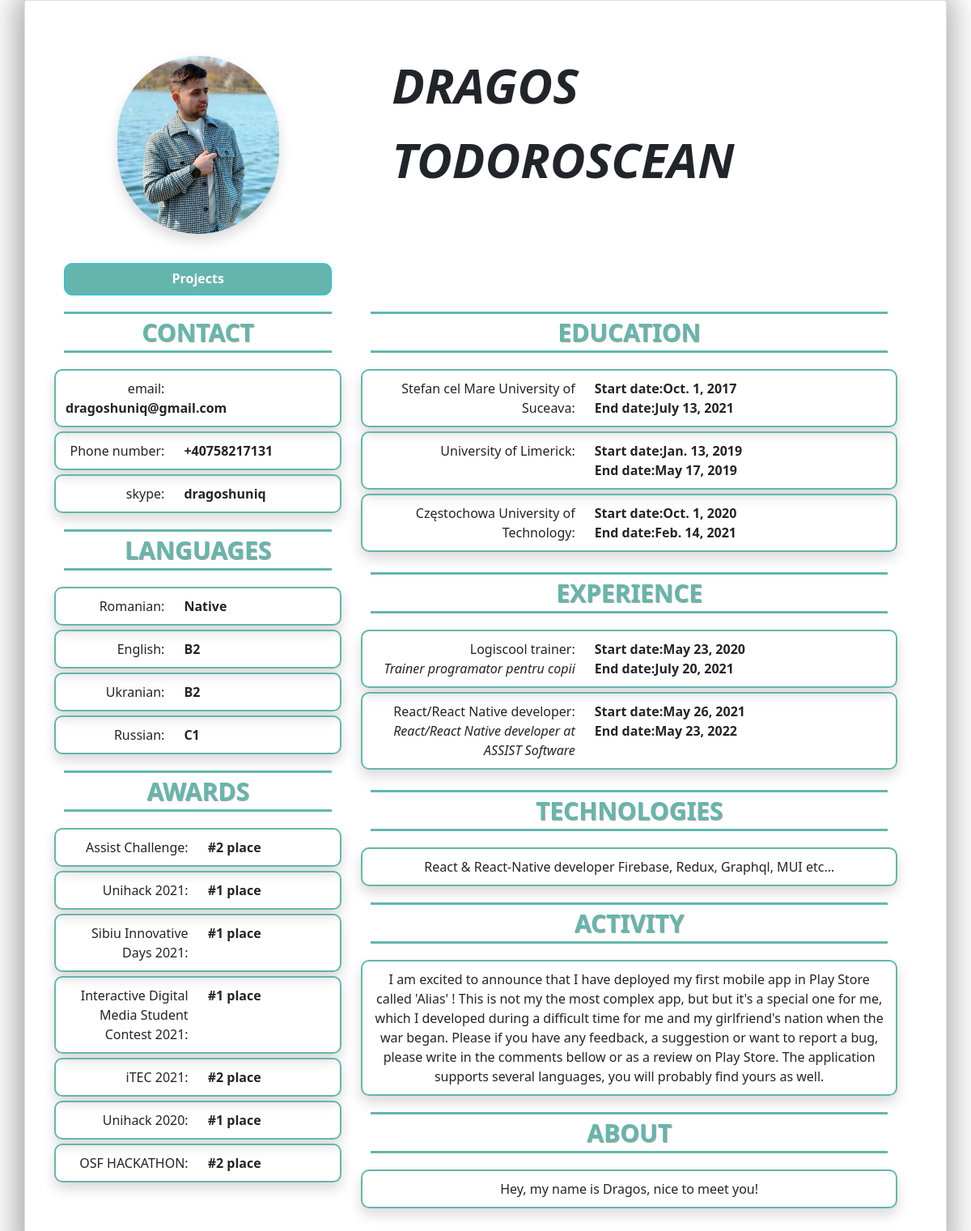
The page / on the database its author committed.
### app/models.py (models this page shows)
class Person(models.Model):
    personId = models.AutoField(primary_key=True)
    firstName = models.CharField(max_length=50)
    lastName = models.CharField(max_length=50)
    birthDate = models.DateField()
    photoFile = models.ImageField(upload_to ='images/')
    country = models.CharField(max_length=100)
    city = models.CharField(max_length=100)

class Contact(models.Model):
    contactId = models.AutoField(primary_key=True)
    contactType = models.CharField(max_length=150)
    contactDescription = models.CharField(max_length=200, default=None)
    personId = models.ForeignKey(Person, on_delete=models.CASCADE)

class Language(models.Model):
    languageId = models.AutoField(primary_key=True)
    languageName = models.CharField(max_length=50)
    languageLevel = models.CharField(max_length=50, default=None)
    personId = models.ForeignKey(Person, on_delete=models.CASCADE)

class Award(models.Model):
    awardId = models.AutoField(primary_key=True)
    awardName = models.CharField(max_length=100)
    awardDescription = models.CharField(max_length=500)
    personId = models.ForeignKey(Person, on_delete=models.CASCADE)

class Study(models.Model):
    studyId = models.AutoField(primary_key=True)
    institutionName = models.CharField(max_length=200)
    startDate = models.DateField()
    endDate = models.DateField()
    personId = models.ForeignKey(Person, on_delete=models.CASCADE)

class Experience(models.Model):
    experienceId = models.AutoField(primary_key=True)
    experienceName = models.CharField(max_length=200)
    experienceDescription = models.CharField(max_length=500)
    startDate = models.DateField()
    endDate = models.DateField()
    personId = models.ForeignKey(Person, on_delete=models.CASCADE)

class OtherInformation(models.Model):
    infoId = models.AutoField(primary_key=True)
    infoName = models.CharField(max_length=100)
    infoDescription = models.CharField(max_length=500)
    personId = models.ForeignKey(Person, on_delete=models.CASCADE)

### app/views.py (the view)
# urls.py: path('',views.personal_cv),
def personal_cv(request):
    person = Person.objects.get(personId=1)
    studies = list(Study.objects.all())
    languages = Language.objects.all()
    contacts = Contact.objects.all()
    experience = Experience.objects.all()
    awards = Award.objects.all()
    information = OtherInformation.objects.all()
    return render(request, 'curriculum_vitae.html',
    {'person': person,'studies':studies,'languages':languages,
    'contacts':contacts,'experience':experience,'awards':awards,'information':information})

### app/templates/curriculum_vitae.html (shortened to what this page needs)
{% load bootstrap5 %} {% load static %}
<!DOCTYPE html>
<html lang="en">
  <head>
    <link
      rel="stylesheet"
      type="text/css"
      href="{% static 'styles.css'%}"
    />
    <link
      rel="stylesheet"
      href="https://cdn.jsdelivr.net/npm/bootstrap@5.1.3/dist/css/bootstrap.min.css"
    />
  </head>
  <body>
    <div class="container card p-5">
      <div class="row">
        <div class="col-4">
          <img
            src="{{person.photoFile.url}}"
            alt="photo"
            id="profile_image"
            class="shadow"
          />
        </div>
        <div class="col">
          <h1 class="nameText">{{person.firstName}}</h1>
          <h1 class="nameText">{{person.lastName}}</h1>
        </div>
      </div>
      <div class="row">
        <div class="col-4">
          <button
            type="button"
            class="btn btn-info w-100 page_link mt-3"
          >
            <a href="/projects" class="h-100 w-100 d-block"
              >Projects</a
            >
          </button>
        </div>
      </div>
      <div class="row">
        <div class="col-4">
          <p class="info_type">Contact</p>
          {% for cont in contacts %}
          <div class="row info_container shadow">
            <div class="col-5">
              <p class="contactTextLabel">{{cont.contactType}}:</p>
            </div>
            <div class="col">
              <p class="contactText">{{cont.contactDescription}}</p>
            </div>
          </div>
          {%endfor %}
          <p class="info_type">Languages</p>
          {% for lang in languages %}
          <div class="row info_container shadow">
            <div class="col-5">
              <p class="contactTextLabel">{{lang.languageName}}:</p>
            </div>
            <div class="col">
              <p class="contactText">{{lang.languageLevel}}</p>
            </div>
          </div>
          {%endfor %}
          <p class="info_type">Awards</p>
          {% for aw in awards %}
          <div class="row info_container shadow">
            <div class="col-6">
              <p class="contactTextLabel font-weight-bold">
                {{aw.awardName}}:
              </p>
            </div>
            <div class="col">
              <p class="contactText">{{aw.awardDescription}}</p>
            </div>
          </div>
          {%endfor %}
        </div>
        <div class="col">
          <div class="row px-4">
            <div class="col">
              <p class="info_type">Education</p>
              {% for edu in studies %}
              <div class="row info_container shadow">
                <div class="col-5">
                  <p class="contactTextLabel">
                    {{edu.institutionName}}:
                  </p>
                </div>
                <div class="col">
                  <p class="contactText">
                    Start date:{{edu.startDate}}
                  </p>
                  <p class="contactText">End date:{{edu.endDate}}</p>
                </div>
              </div>
              {%endfor %}
            </div>
          </div>
          <div class="row px-4">
            <div class="col">
              <p class="info_type">Experience</p>
              {% for exp in experience %}
              <div class="row info_container shadow">
                <div class="col-5">
                  <p class="contactTextLabel font-weight-bold">
                    {{exp.experienceName}}:
                  </p>
                  <p class="contactTextLabel italic">
                    {{exp.experienceDescription}}
                  </p>
                </div>
                <div class="col">
                  <p class="contactText">
                    Start date:{{exp.startDate}}
                  </p>
                  <p class="contactText">End date:{{exp.endDate}}</p>
                </div>
              </div>
              {%endfor %}
            </div>
          </div>
          <div class="row px-4">
            <div class="col">
              {% for info in information %}
              <p class="info_type">{{info.infoName}}</p>
              <div class="row info_container shadow">
                <div class="col">
                  <p class="contactTextLabel center">
                    {{info.infoDescription}}
                  </p>
                </div>
              </div>
              {%endfor %}
            </div>
          </div>
        </div>
      </div>
    </div>
  </body>
</html>

### app/static/styles.css (style rules this page uses)
#profile_image { width: 200px; height: 220px; border-radius: 100px; object-fit: cover; display: block; margin: 20px auto; }
.contactTextLabel { text-align: right; }
.contactText { font-weight: bold; }
.container { box-shadow: -2px 0px 38px 8px rgba(107, 104, 104, 0.59); -webkit-box-shadow: -2px 0px 38px 8px rgba(107, 104, 104, 0.59); -moz-box-shadow: -2px 0px 38px 8px rgba(107, 104, 104, 0.59); }
.info_container { border-width: 2px !important; border-color: #64b6ac; border-style: solid; margin: 5px 0; padding: 10px 0; border-radius: 10px; }
p { margin: 0px !important; }
.shadow { box-shadow: -2px 0px 38px 8px rgba(107, 104, 104, 0.59); -webkit-box-shadow: -2px 0px 38px 8px rgba(107, 104, 104, 0.59); -moz-box-shadow: -2px 0px 38px 8px rgba(107, 104, 104, 0.59); }
.nameText { font-size: 60px; text-transform: uppercase; font-style: italic; font-weight: bold; margin-left: 50px; margin-top: 20px; }
.info_type { text-transform: uppercase; text-align: center; font-weight: bold; font-size: 30px; color: #64b6ac; margin: 20px 0 !important; text-shadow: 1px 1px rgba(107, 104, 104, 0.59); }
.info_type:before, .info_type:after { content: ""; border-bottom: 3px solid #64b6ac; width: 100%; display: block; }
.italic { font-style: italic; }
.center { text-align: center !important; }
a { text-decoration: none !important; color: white !important; font-weight: bold !important; all: unset; }
.page_link { background-color: #64b6ac !important; height: 40px; border-radius: 10px !important; width: 100%; }

### rows shown on the page
Person: photoFile (picture), firstName "DRAGOS", lastName "TODOROSCEAN"
Contact: contactType "email", contactDescription "dragoshuniq@gmail.com"
Contact: contactType "Phone number", contactDescription "+40758217131"
Contact: contactType "skype", contactDescription "dragoshuniq"
Language: languageName "Romanian", languageLevel "Native"
Language: languageName "English", languageLevel "B2"
Language: languageName "Ukranian", languageLevel "B2"
Language: languageName "Russian", languageLevel "C1"
Award: awardName "Assist Challenge", awardDescription "#2 place"
Award: awardName "Unihack 2021", awardDescription "#1 place"
Award: awardName "Sibiu Innovative Days 2021", awardDescription "#1 place"
Award: awardName "Interactive Digital Media Student Contest 2021", awardDescription "#1 place"
Award: awardName "iTEC 2021", awardDescription "#2 place"
Award: awardName "Unihack 2020", awardDescription "#1 place"
Award: awardName "OSF HACKATHON", awardDescription "#2 place"
Study: institutionName "Stefan cel Mare University of Suceava", startDate "Oct. 1, 2017", endDate "July 13, 2021"
Study: institutionName "University of Limerick", startDate "Jan. 13, 2019", endDate "May 17, 2019"
Study: institutionName "Częstochowa University of Technology", startDate "Oct. 1, 2020", endDate "Feb. 14, 2021"
Experience: experienceName "Logiscool trainer", experienceDescription "Trainer programator pentru copii", startDate "May 23, 2020", endDate "July 20, 2021"
Experience: experienceName "React/React Native developer", experienceDescription "React/React Native developer at ASSIST Software", startDate "May 26, 2021", endDate "May 23, 2022"
OtherInformation: infoName "TECHNOLOGIES", infoDescription "React & React-Native developer Firebase, Redux, Graphql, MUI etc…"
OtherInformation: infoName "ACTIVITY", infoDescription "I am excited to announce that I have deployed my first mobile app in Play Store called 'Alias' ! This is not my the most complex app, but but it's a special one for me, which I developed during a difficult time for me and my girlfriend's nation when the war began. Please if you have any feedback, a suggestion or want to report a bug, please write in the comments bellow or as a review on Play Store. The application supports several languages, you will probably find yours as well."
OtherInformation: infoName "ABOUT", infoDescription "Hey, my name is Dragos, nice to meet you!"
